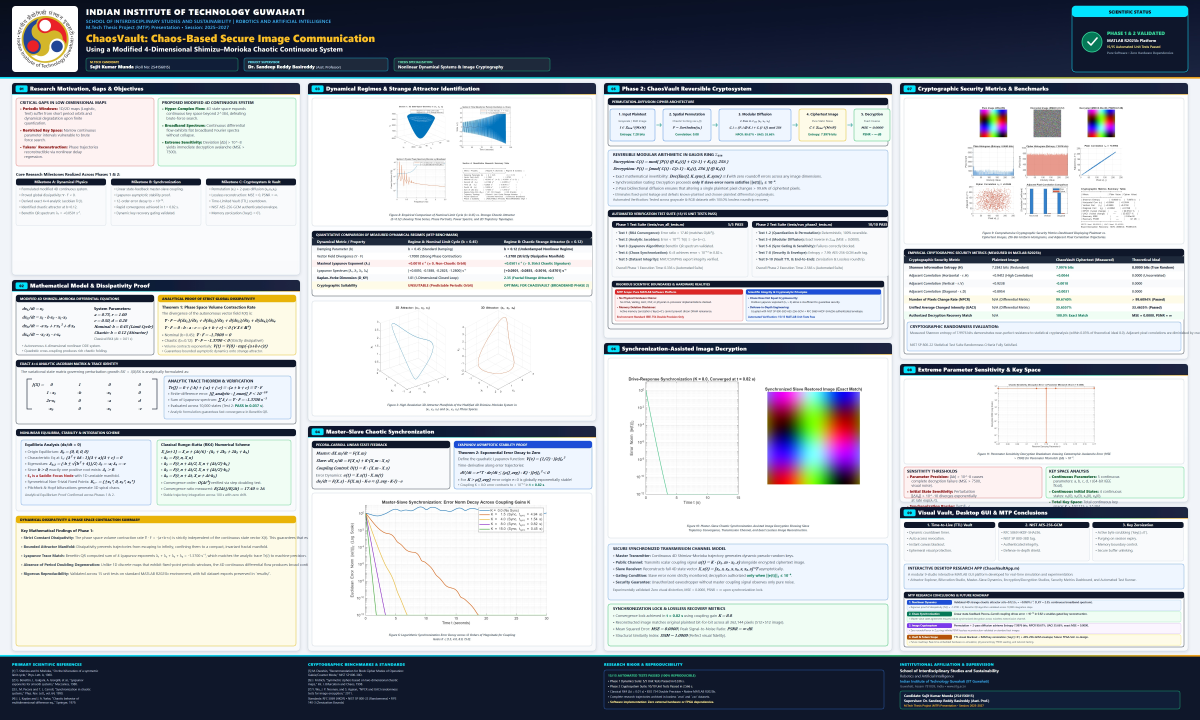
#> input picture poster/mtp_poster_5x3ft_landscape.jpg, 6000 x 3600 px, found by its file name (shown at 1/5 size)
$ python verify_landscape_gaps.py
#> lines starting #> are read from the running program, lines starting #| are printed output that depends on the picture; after the words box and inside, x2 and y2 are one past the last pixel; in counts of white or black regions, pixels touching at a corner belong together
from PIL import Image
import numpy as np

im = Image.open(r'SM4D_Phase1\poster\mtp_poster_5x3ft_landscape.jpg')
#> im is the input picture: PIL image 6000x3600 RGB; mean R, G, B 182.6, 187.4, 192.3
arr = np.array(im)
w, h = im.size
#> w = 6000; h = 3600
print(f"Landscape image size: {w} x {h}")
#| Landscape image size: 6000 x 3600

# Check 4 columns:
# Col 1: 60..1500, Col 2: 1540..2980, Col 3: 3020..4460, Col 4: 4500..5940
cols = [
    ("Col 1 (Card 2 bottom: 1400..3255)", 60, 1500, 1400, 3255),
    ("Col 2 (Card 4 bottom: 2130..3255)", 1540, 2980, 2130, 3255),
    ("Col 3 (Card 6 bottom: 1715..3255)", 3020, 4460, 1715, 3255),
    ("Col 4 (Card 9 bottom: 2535..3255)", 4500, 5940, 2535, 3255)
]

for name, x1, x2, y1, y2 in cols:
    c_slice = arr[y1:y2, x1:x2, :]
    # Card background is #FFFFFF or #F8FAFC
    c_bg = np.array([248, 250, 252])
    diff = np.abs(c_slice.astype(int) - c_bg)
    has_content = np.any(diff > 25, axis=2)
    rows = np.where(np.any(has_content, axis=1))[0]
    if len(rows) > 0:
        last_y = y1 + rows[-1]
        print(f"{name}: last content at y={last_y}, gap to card bottom ({y2}) = {y2 - last_y} px")
    else:
        print(f"{name}: NO CONTENT FOUND!")
#> this loop made 4 passes
#| Col 1 (Card 2 bottom: 1400..3255): last content at y=3254, gap to card bottom (3255) = 1 px
#| Col 2 (Card 4 bottom: 2130..3255): last content at y=3254, gap to card bottom (3255) = 1 px
#| Col 3 (Card 6 bottom: 1715..3255): last content at y=3254, gap to card bottom (3255) = 1 px
#| Col 4 (Card 9 bottom: 2535..3255): last content at y=3254, gap to card bottom (3255) = 1 px
#> pass 1, `c_slice = arr[y1:y2, x1:x2, :]`:
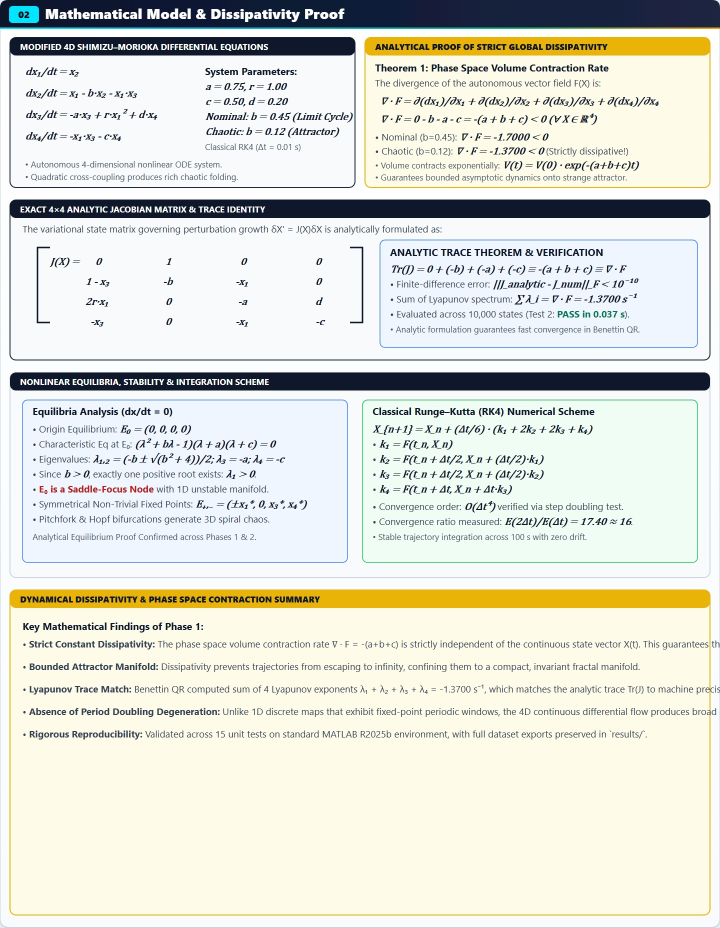
#> c_slice: shape (1855, 1440, 3) (shown at 1/2 size); mean R, G, B 222.2, 223.5, 214.5
#> pass 1, `diff = np.abs(c_slice.astype(int) - c_bg)`:
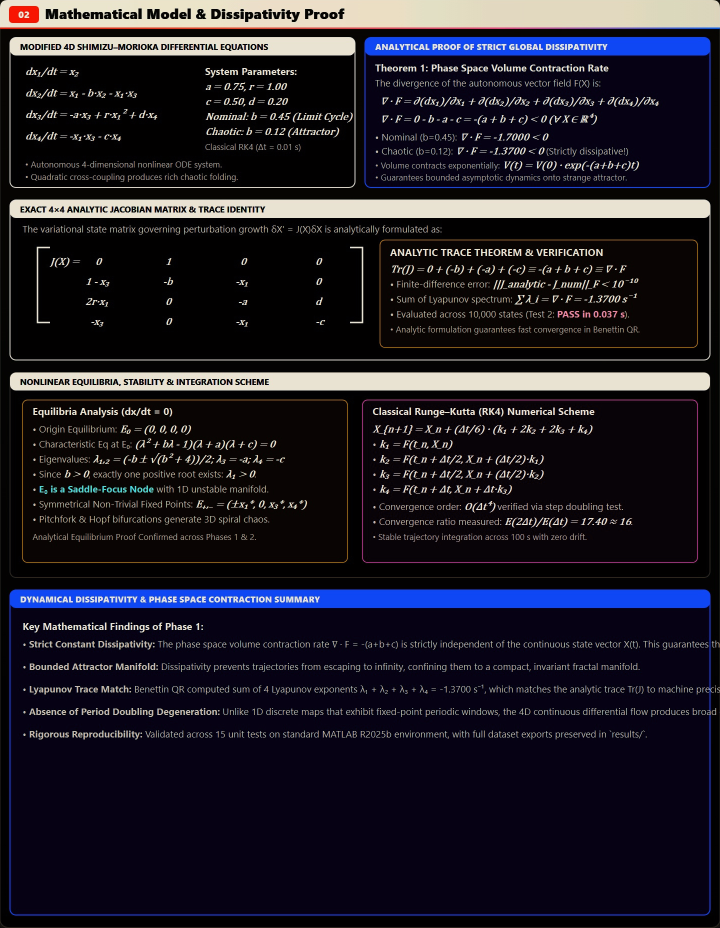
#> diff: shape (1855, 1440, 3) int64 (shown at 1/2 size); mean R, G, B 31.1, 28.4, 38.6
#> pass 1, `has_content = np.any(diff > 25, axis=2)`:
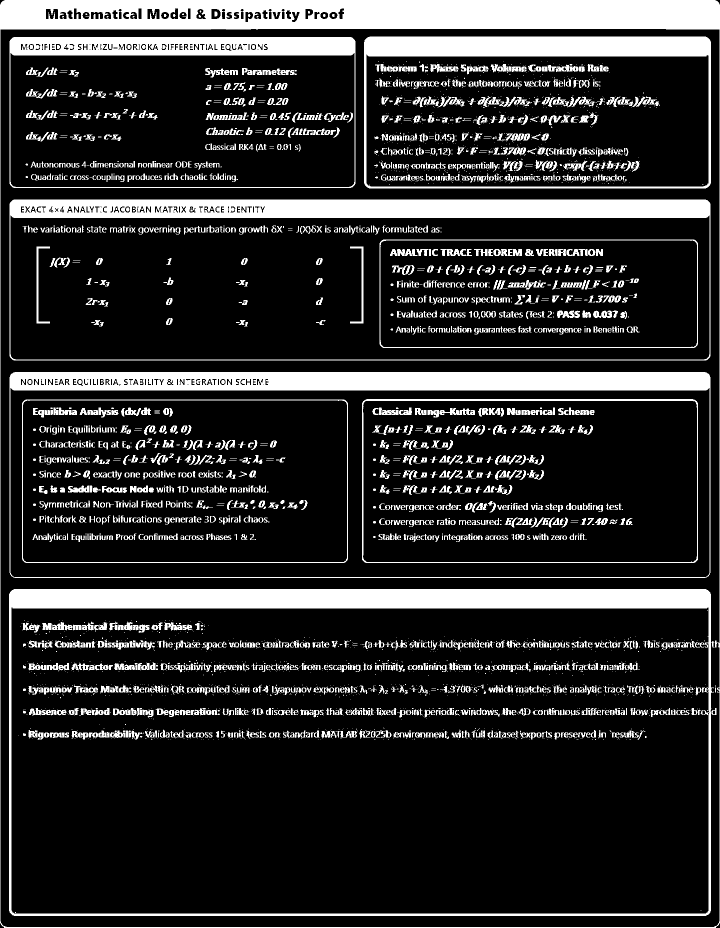
#> has_content: shape (1855, 1440) bool (shown at 1/2 size); 18.2% white; 3663 white regions (1981 under 20 px), largest, box (x1, y1, x2, y2) and area: (0, 0, 1440, 1855) 83393, (18, 1178, 1429, 1832) 67985, (19, 744, 1421, 1156) 53701
#> pass 2, `c_slice = arr[y1:y2, x1:x2, :]`:
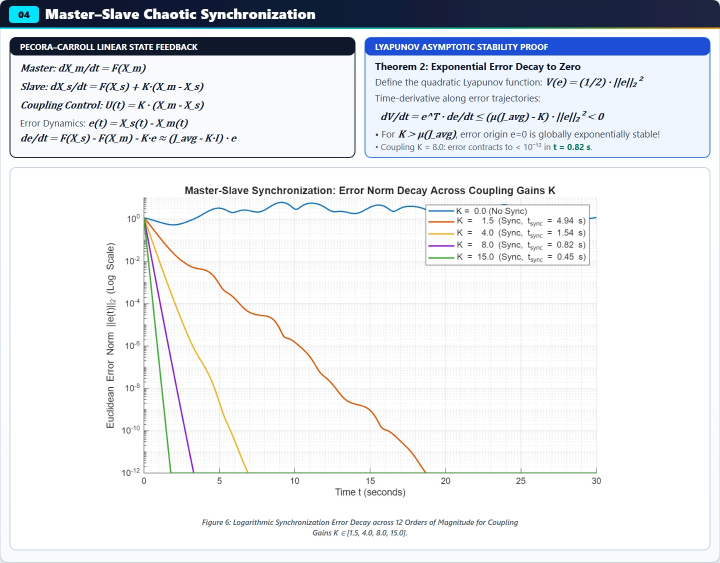
#> c_slice: shape (1125, 1440, 3) (shown at 1/2 size); mean R, G, B 227.7, 230.7, 235
#> after the loop:
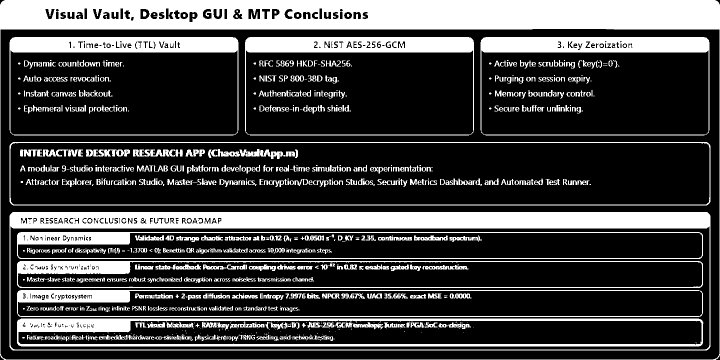
#> has_content: shape (720, 1440) bool (shown at 1/2 size); 27.2% white; 947 white regions (339 under 20 px), largest, box (x1, y1, x2, y2) and area: (0, 0, 1440, 720) 81694, (19, 424, 1421, 701) 48246, (34, 637, 1407, 693) 19403

# Check Footer: 3280..3600
ftr_slice = arr[3280:3600, 60:5940, :]
ftr_bg = np.array([2, 6, 79]) # #02064F
ftr_diff = np.abs(ftr_slice.astype(int) - ftr_bg)
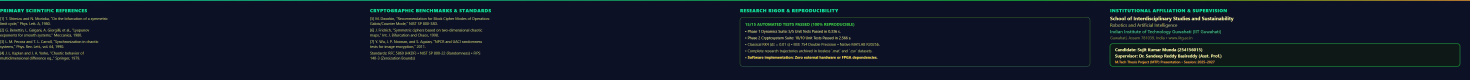
#> ftr_diff: shape (320, 5880, 3) int64 (shown at 1/4 size); mean R, G, B 17.7, 25.6, 39.2
has_ftr = np.any(ftr_diff > 30, axis=2)
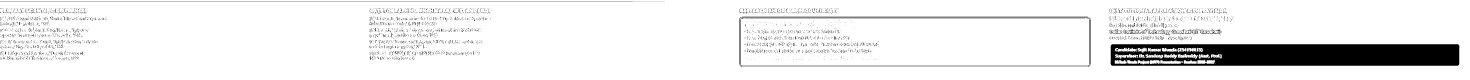
#> has_ftr: shape (320, 5880) bool (shown at 1/4 size); 92.4% white; 4853 black regions (4690 under 20 px), largest, box (x1, y1, x2, y2) and area: (4442, 177, 5838, 263) 107420, (2957, 67, 4363, 267) 4943, (2961, 71, 4359, 264) 4910
ftr_rows = np.where(np.any(has_ftr, axis=1))[0]
#> ftr_rows = 320 values from 0 to 319
if len(ftr_rows) > 0:
    first_fy = 3280 + ftr_rows[0]
#> first_fy = 3280
    last_fy = 3280 + ftr_rows[-1]
#> last_fy = 3599
    print(f"Footer content: starts at y={first_fy}, ends at y={last_fy}, gap to 3600 = {3600 - 1 - last_fy} px")
#| Footer content: starts at y=3280, ends at y=3599, gap to 3600 = 0 px
else:
    print("NO FOOTER CONTENT FOUND!")
